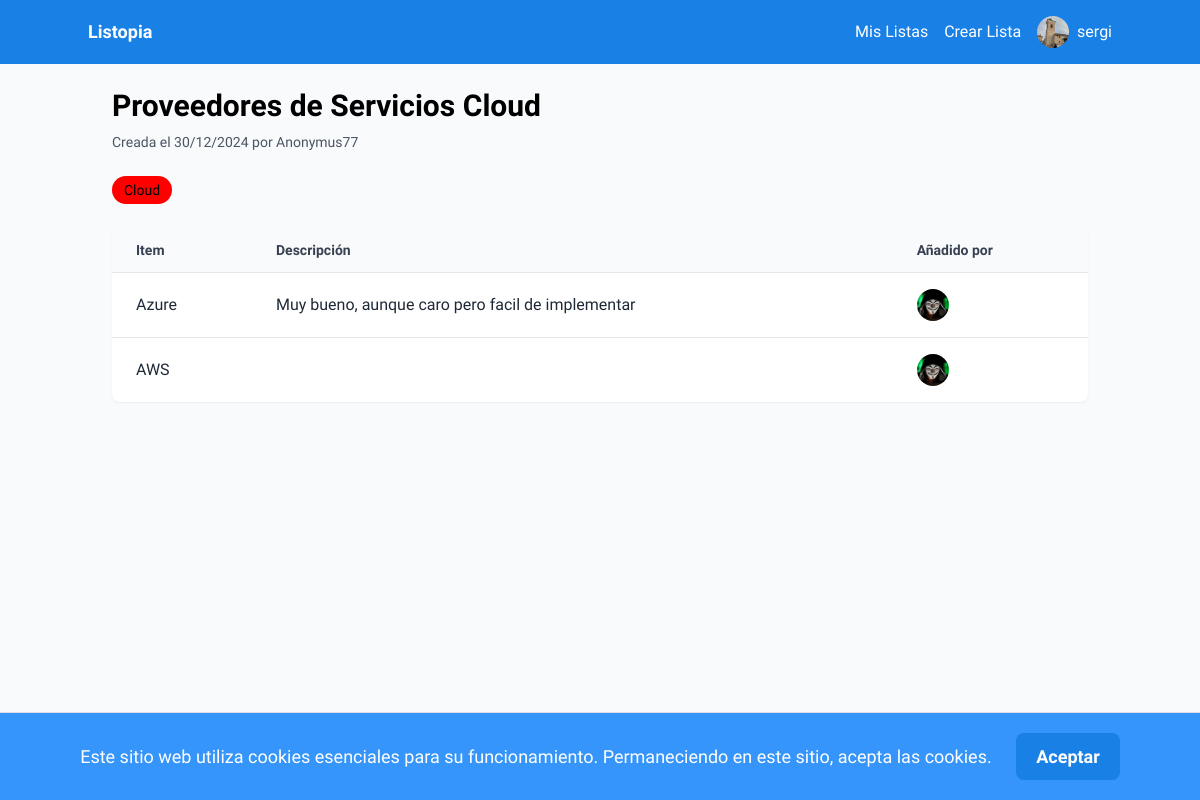
Page /lists/40/ (signed in) on the committed database.
### auth_app/models.py (models this page shows, shortened)
class Profile(models.Model):
    user = models.OneToOneField(User, on_delete=models.CASCADE)
    description = models.TextField()
    pic = models.ImageField(upload_to='profile_pics', blank=True, null=True)
    verification_key = models.CharField(max_length=64, null=True, blank=True)
    verification_key_expiration = models.DateTimeField(null=True, blank=True)

### lists/models.py (models this page shows, shortened)
class List(models.Model):
    name = models.CharField(max_length=50)
    description = models.CharField(max_length=256, blank=True, null=True)
    creator = models.ForeignKey(User, on_delete=models.CASCADE, related_name="created_lists")
    created_on = models.DateTimeField(auto_now_add=True)
    collaborators = models.ManyToManyField(User, related_name="collaborated_lists", blank=True)
    is_public = models.BooleanField(default=False)

class Tag(models.Model):
    name = models.CharField(max_length=30)
    color = models.CharField(max_length=7, default="#007bff")
    list = models.ForeignKey(List, on_delete=models.CASCADE)

class Item(models.Model):
    list = models.ForeignKey(List, on_delete=models.CASCADE)
    added_by = models.ForeignKey(User, on_delete=models.CASCADE, related_name='added_items')
    name = models.CharField(max_length=40)
    description = models.CharField(max_length=256, blank=True, null=True)
    added_on = models.DateTimeField(auto_now_add=True)

### lists/views.py (the view)
# urls.py: path('<int:list_id>/', views.list_details, name='list_details'),
@login_required
def list_details(request, list_id):
    list = get_object_or_404(List, pk=list_id)
    if list.is_public or request.user == list.creator or request.user in list.collaborators.all():
        items = Item.objects.filter(list=list_id).order_by('added_on')
        tags = Tag.objects.filter(list=list_id)
        return render(request, 'list_details.html', {
            'title': "Detalles de la lista",
            'list': list,
            'items': items,
            'tags': tags
        })
    else:
        raise Http404

### lists/templates/list_details.html (shortened to what this page needs)
{% extends 'base.html' %}
{% load static %}
{% block content %}
<div class="max-w-5xl mx-auto p-6">
    <div class="flex justify-between items-start mb-6">
        <div>
            <h2 class="text-3xl font-bold mb-2">{{ list.name }}</h2>
            <p class="text-gray-600 text-sm">Creada el {{ list.created_on|date:"d/m/Y" }} por {{list.creator}}</p>
        </div>
    </div>
    <div class="flex flex-wrap gap-2 mb-6">
        {% for tag in tags %}
            <span class="bg-[{{ tag.color }}] text-sm font-medium px-3 py-1 rounded-full">{{ tag.name }}</span>
        {% endfor %}
    </div>
    <div class="bg-white shadow-sm rounded-lg overflow-hidden mb-6" id="items-container">
        <div class="hidden sm:block">
            <table class="table-auto w-full text-left">
                <thead>
                    <tr class="bg-gray-50">
                        <th class="px-6 py-3 text-sm font-semibold text-gray-700">Item</th>
                        <th class="px-6 py-3 text-sm font-semibold text-gray-700">Descripción</th>
                        <th class="px-6 py-3 text-sm font-semibold text-gray-700">Añadido por</th>
                    </tr>
                </thead>
                <tbody>
                    {% if items|length == 0 %}
                        <tr>
                            <td colspan="4" class="px-6 py-4 text-gray-500 text-center italic">
                                ¡Añade tu primer item!
                            </td>
                        </tr>
                    {% else %}
                        {% for item in items %}
                            <tr id="item-row-{{ item.id }}" class="border-t hover:bg-gray-50">
                                <td class="px-6 py-4 text-gray-800">{{ item.name }}</td>
                                <td class="px-6 py-4 text-gray-800">{{ item.description|default:"" }}</td>
                                <td class="px-6 py-4 text-gray-800">
                                    <a href="{% url 'user_details' item.added_by.username %}" class="flex items-center">
                                        <img src="{{ item.added_by.profile.pic.url }}" class="w-8 h-8 rounded-full mr-2" alt="{{item.added_by.username}}">
                                    </a>
                                </td>
                            </tr>
                        {% endfor %}
                    {% endif %}
                </tbody>
            </table>
        </div>
    </div>
</div>
{% endblock %}

### auth_app/templates/base.html (shortened to what this page needs)
{% load static %}
<!DOCTYPE html>
<html lang="en">
<head>
    <script src="https://cdn.tailwindcss.com?plugins=forms,container-queries"></script>
    <link rel="stylesheet" href="https://cdnjs.cloudflare.com/ajax/libs/font-awesome/5.15.3/css/all.min.css">
</head>
<body class="bg-slate-50" style='font-family: "Work Sans", "Noto Sans", sans-serif;'>
    <nav class="bg-[#1980e6] p-4">
        <div class="container mx-auto flex justify-between items-center">
            <a class="text-white text-lg font-bold" href="{% url 'home' %}">Listopia</a>
            <div class="flex items-center space-x-4">
                {% if user.is_authenticated %}
                    <div class="nav-links flex items-center space-x-4">
                        <a class="text-white" href="{% url 'lists' %}">Mis Listas</a>
                        <a class="text-white" href="{% url 'create_list' %}">Crear Lista</a>
                    </div>
                    <div class="relative">
                        <button class="text-white flex items-center space-x-2 user-menu-button" id="user-menu-button">
                            <img src="{{ user.profile.pic.url }}" class="rounded-full w-8 h-8" alt="{{user.username}}">
                            <span>{{user.username}}</span>
                        </button>
                    </div>
                {% else %}
                    <a class="text-white" href="{% url 'signup' %}">Crea una cuenta</a>
                    <a class="text-white" href="{% url 'signin' %}">Inicia Sesión</a>
                {% endif %}
            </div>
        </div>
    </nav>
    <div id="cookie-banner" class="alert alert-info text-center" style="display: none;">
        Este sitio web utiliza cookies esenciales para su funcionamiento. Permaneciendo en este sitio, acepta las cookies.
        <button id="accept-cookies" class="btn btn-primary">Aceptar</button>
    </div>
    {% block content %}
    {% endblock %}
</body>
</html>

### auth_app/templates/base.html (style rules this page uses)
#cookie-banner { background-color: #3695fb; padding: 20px; border-top: 1px solid #ddd; position: fixed; bottom: 0; width: 100%; z-index: 1000; font-size: 18px; color: white; }
#accept-cookies { margin-left: 20px; padding: 10px 20px; background-color: #1980e6; color: white; border: none; cursor: pointer; font-weight: bold; border-radius: 8px; }
body { padding-top: 64px; }
nav { position: fixed; top: 0; left: 0; width: 100%; z-index: 1000; }

### rows in the picture
List: name "Proveedores de Servicios Cloud", created_on "30/12/2024", creator "Anonymus77"
Tag: name "Cloud"
Item: name "Azure", description "Muy bueno, aunque caro pero facil de implementar", added_by.profile.pic (picture)
Item: name "AWS", added_by.profile.pic (picture)

### other values in the picture
{{ user.username }} "sergi"
